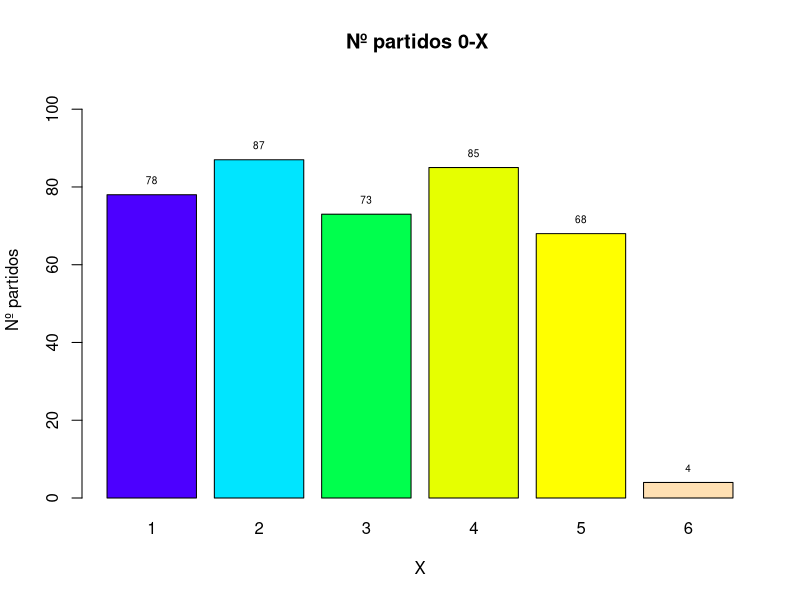
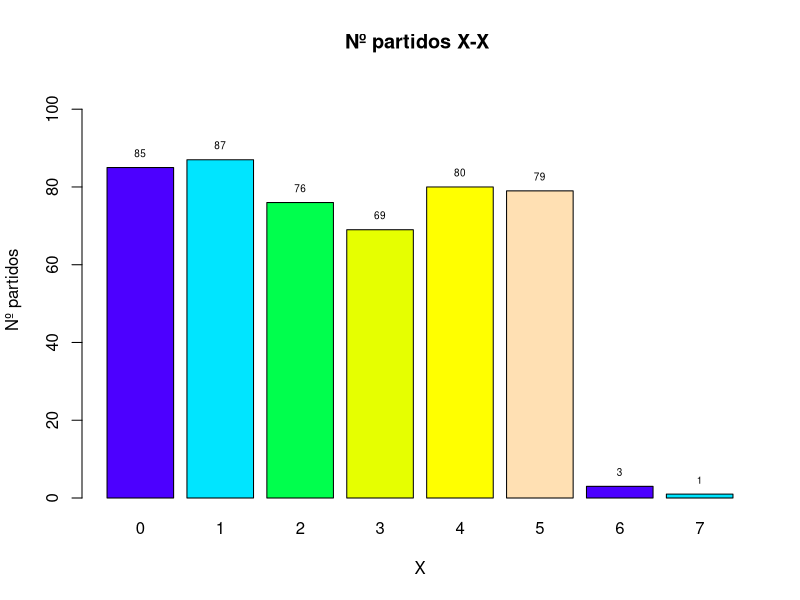

These charts were generated, in order, by the following R code:
# Ejercicio 10. Problema Fútbol
# =============================

futbol = read.csv("futbol.csv",header=TRUE)

# Añado los partidos
futbol = rbind(futbol,data.frame(Casa=c(10,11,10),Visitante=c(0,8,9)))
tail(futbol)

# Añado la columna QUNIELA
cat("\014")
futbol$Quiniela = ((futbol$Casa-futbol$Visitante)>0)*1+((futbol$Casa-futbol$Visitante)<0)*2
futbol$Quiniela = as.factor(futbol$Quiniela)
levels(futbol$Quiniela)=c("X","1","2")
head(futbol,10)
str(futbol)

# Frecuencias absoluta y relativa
t1=table(futbol)
t2= ftable(futbol,col.vars=c("Quiniela"))
t2

# Encuentra la tabla de frecuencias de los partidos empatados
cat("\014")
empatados = futbol[futbol$Quiniela=="X",]
t3=ftable(empatados$Casa)
t3
sum(t3)
# o bien
t4 = apply(table(empatados),MARGIN=1,FUN=sum)
t4
cumsum(t4)

# Gráfica de los partidos cuyo resultado es  0 - X, según los goles de los visitantes
partidos0X = table(futbol[futbol$Casa==0 & futbol$Visitante>0,2])
colores=topo.colors(length(partidos0X))
old.par=par()
par=(mar=c(0,0,0,0))
migrafica = barplot(partidos0X,main="Nº partidos 0-X ",beside=TRUE,xlab="X",ylab="Nº partidos",
                    horiz=FALSE,col=colores, ylim=c(0,max(partidos0X)+20),
                    legend.text =names(partidos0X),
                    args.legend = list(x=20,y=40,cex=0.5,horiz=TRUE,text.col="darkgreen"))
text(migrafica, partidos0X + 0.1 , partidos0X, cex=0.6,pos=3) 
par = old.par

# Gráfica de los partidos cuyo resultado es  0 - X, según los goles de los visitantes
partidosXX = t4
colores=topo.colors(length(partidos0X))
old.par=par()
par=(mar=c(0,0,0,0))
migrafica = barplot(partidosXX,main="Nº partidos X-X ",beside=TRUE,xlab="X",ylab="Nº partidos",
                    horiz=FALSE,col=colores, ylim=c(0,max(partidos0X)+20),
                    legend.text =names(t4),
                    args.legend = list(x=20,y=40,cex=0.5,horiz=TRUE,text.col="darkgreen"))
text(migrafica, partidosXX + 0.1 , partidosXX, cex=0.6,pos=3) 
par = old.par

